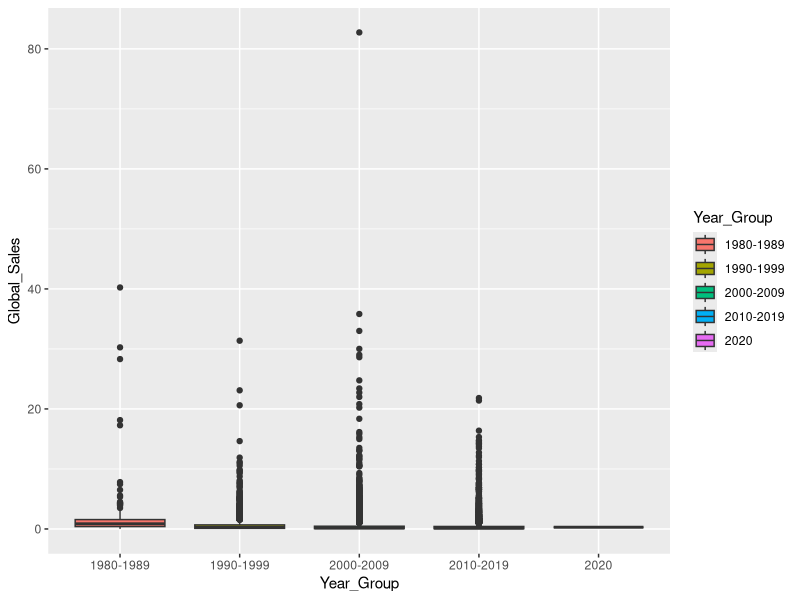
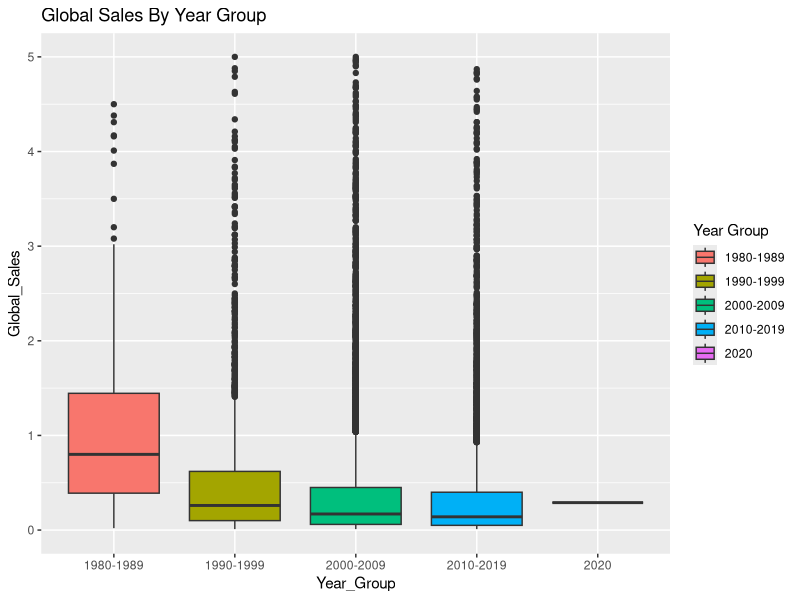

Write the R code that produced these figures, in order.
library(tidyverse)

mydata<-read.csv("vgSales(Cleaned).csv")
mydata
#mydata<-filter(mydata,Year!="N/A")
#mydata<-filter(mydata,Publisher!="N/A" ||"Unknown")
library(ggplot2)
library(dplyr)
mydata<-mutate(mydata, Year_Group=NA)

a<-c('1980','1981','1982','1983','1984', '1985', '1986', '1987', '1988', '1989')
b<-c('1990','1991','1992','1993','1994', '1995', '1996', '1997', '1998', '1999')
c<-c('2000','2001','2002','2003','2004', '2005', '2006', '2007', '2008', '2009')
d<-c('2010','2011','2012','2013','2014', '2015', '2016', '2017', '2018', '2019')
e<-c('2020')

#a<-mydata[c(`Year` >= '1980' & `Year` <= '1989')]

#a<-c(mydata$Year >= '1980' & mydata$Year <='1989')
#b<-c('mydata$Year >= 1990 & mydata$Year <=1999')
#c<-c('mydata$Year >= 2000 & mydata$Year <= 2009')
#d<-c('mydata$Year >= 2010 & mydata$Year <= 2019')
#e<-c('mydata$Year >= 2020')

mydata$Year<-as.character(as.numeric(mydata$Year))

#mydata$yeargroup <- ifelse(mydata$Year %in% a, "a")
mydata$Year_Group<-ifelse(mydata$Year %in% a,"1980-1989",ifelse(mydata$Year %in% b,"1990-1999",ifelse(mydata$Year %in% c,"2000-2009",ifelse(mydata$Year %in% d,"2010-2019",ifelse(mydata$Year %in% e,"2020", "Unknown")))))

bp<-ggplot(mydata,aes(x=Year_Group,y=Global_Sales,fill=Year_Group))+geom_boxplot()
bp
bp+ylim(0,5)+labs(fill="Year Group")+ggtitle("Global Sales By Year Group") 

